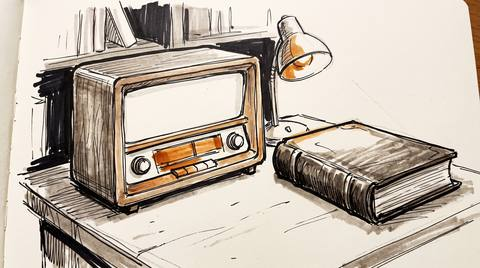
#> input picture sermon_visuals/tests/fixtures/ink/beat01.jpg, 480 x 268 px
$ python -i ink.py   (imports and definitions only)
#> lines starting #> are read from the running program, lines starting #| are printed output that depends on the picture; after the words box and inside, x2 and y2 are one past the last pixel; in counts of white or black regions, pixels touching at a corner belong together
"""Clean-up and checks for the ink (whiteboard) style.

The picture model draws "ink on paper" as a photograph of a sketchbook: warm grey paper, a vignette, the page
edge and binding, a strip of wooden desk in a corner, and stray colours beside the orange accent. `normalize`
turns that back into a drawing on clean white paper for the video; `qc` measures what is left, and `check` (the
picture check) adds the stray colour of the raw picture, so the owner can be told which pictures may be worth
redrawing. Both work on a copy: cached picture files are never modified.

Everything here is plain numpy on a small working copy for the measurements, applied at full size."""

from __future__ import annotations

from dataclasses import dataclass, field

import numpy as np
from PIL import Image

# The one accent colour of the style is a burnt orange; browns share its hue. Hues inside ACCENT_HUES keep their
# colour, hues further out than ACCENT_RAMP degrees lose it entirely, with a linear ramp between.
ACCENT_HUES = (17.0, 38.0)
ACCENT_RAMP = 5.0
WHITE_POINT = 0.93          # after flattening, anything at least this bright (relative to the paper) becomes white
BORDER = 0.02               # the border strip qc measures: 2% of the shorter side
MARGIN_FADE = 0.04          # the outer margin gently faded to white: 4% of the shorter side
EDGE_SEARCH = 0.06          # how deep (share of the side) a page edge or desk strip is looked for
WORK_SIZE = 720             # long side of the working copy used for measurements
STRAY_COLOUR = 0.01         # share of the raw picture in stray colour above which the picture check reports it


# ---------- small numpy helpers ----------

def _box(a: np.ndarray, r: int, axis: int) -> np.ndarray:
    if r <= 0:
        return a
    n = a.shape[axis]
    pad = [(0, 0)] * a.ndim
    pad[axis] = (r + 1, r)
    c = np.cumsum(np.pad(a, pad, mode="edge"), axis=axis, dtype=np.float64)
    hi = np.take(c, np.arange(2 * r + 1, 2 * r + 1 + n), axis=axis)
    lo = np.take(c, np.arange(0, n), axis=axis)
    return ((hi - lo) / (2 * r + 1)).astype(np.float32)


def _blur(a: np.ndarray, r: int) -> np.ndarray:
    """Near-Gaussian blur: three box passes along each axis."""
    for _ in range(3):
        a = _box(_box(a, r, 0), r, 1)
    return a


def _maxf(a: np.ndarray, r: int) -> np.ndarray:
    out = a.copy()
    for axis in (0, 1):
        src = out.copy()
        n = src.shape[axis]
        for k in range(1, r + 1):
            idx_a, idx_b = np.arange(k, n), np.arange(0, n - k)
            fwd = np.take(src, idx_a, axis=axis)
            bwd = np.take(src, idx_b, axis=axis)
            sl_lo = [slice(None)] * a.ndim
            sl_hi = [slice(None)] * a.ndim
            sl_lo[axis], sl_hi[axis] = slice(0, n - k), slice(k, n)
            out[tuple(sl_lo)] = np.maximum(out[tuple(sl_lo)], fwd)
            out[tuple(sl_hi)] = np.maximum(out[tuple(sl_hi)], bwd)
    return out


def _lum(rgb: np.ndarray) -> np.ndarray:
    return rgb @ np.array([0.2126, 0.7152, 0.0722], np.float32)


def _hue_sat(rgb: np.ndarray) -> tuple[np.ndarray, np.ndarray]:
    """HSV hue in degrees and saturation (0..1)."""
    mx, mn = rgb.max(-1), rgb.min(-1)
    d = mx - mn
    sat = np.where(mx > 1e-4, d / np.maximum(mx, 1e-4), 0.0)
    r, g, b = rgb[..., 0], rgb[..., 1], rgb[..., 2]
    dd = np.maximum(d, 1e-6)
    h = np.where(mx == r, ((g - b) / dd) % 6, np.where(mx == g, (b - r) / dd + 2, (r - g) / dd + 4)) * 60.0
    return np.where(d > 1e-6, h, 0.0).astype(np.float32), sat.astype(np.float32)


def _accent_weight(hue: np.ndarray) -> np.ndarray:
    lo, hi = ACCENT_HUES
    below = np.clip((hue - (lo - ACCENT_RAMP)) / ACCENT_RAMP, 0, 1)
    above = np.clip(((hi + ACCENT_RAMP) - hue) / ACCENT_RAMP, 0, 1)
    return np.minimum(below, above).astype(np.float32)


def _small(img: Image.Image) -> tuple[np.ndarray, float]:
    """Working copy (long side WORK_SIZE) as float RGB 0..1, and its scale relative to the original."""
    W, H = img.size
    s = min(1.0, WORK_SIZE / max(W, H))
    im = img.convert("RGB")
    if s < 1.0:
        im = im.resize((max(1, round(W * s)), max(1, round(H * s))), Image.BOX)
    return np.asarray(im, np.float32) / 255.0, s


def _up(a: np.ndarray, W: int, H: int) -> np.ndarray:
    """Resize a float map (H, W) or (H, W, C) to full size, bilinear."""
    if a.ndim == 2:
        return np.asarray(Image.fromarray(a.astype(np.float32), "F").resize((W, H), Image.BILINEAR), np.float32)
    return np.stack([_up(a[..., c], W, H) for c in range(a.shape[2])], -1)


def _dist_to_border(H: int, W: int) -> np.ndarray:
    ys = np.minimum(np.arange(H), np.arange(H)[::-1])[:, None]
    xs = np.minimum(np.arange(W), np.arange(W)[::-1])[None, :]
    return np.minimum(ys, xs).astype(np.float32)


# ---------- page edges, desk and shadows at the border ----------

def _side_depths(lum: np.ndarray, paper: float, segments: int = 12, run: int = 4) -> np.ndarray | None:
    """For the side at column 0 of `lum` (rows run along the side): how many pixels in from the border the page
    begins, per row. None if no off-page strip is found. Rows are split into segments; in each, the median
    brightness at each depth is followed inward until it reaches paper and stays there for `run` pixels.
    Segments where the drawing itself reaches the border (no paper within reach) take the median of the others."""
    H, W = lum.shape
    reach = max(run + 2, int(W * EDGE_SEARCH))
    edges = np.linspace(0, H, segments + 1).astype(int)
    found: list[float | None] = []
    for a, b in zip(edges[:-1], edges[1:]):
        prof = np.median(lum[a:b, :reach + run], axis=0)
        ok = prof >= paper - 0.045
        depth = None
        for d in range(reach):
            if ok[d:d + run].all():
                depth = d
                break
        found.append(depth)
    known = [d for d in found if d is not None]
    if len(known) < segments / 3 or max(known) == 0:
        return None
    fill = float(np.median(known))
    vals = np.array([fill if d is None else d for d in found], np.float32)
    centres = (edges[:-1] + edges[1:]) / 2.0
    return np.interp(np.arange(H), centres, vals).astype(np.float32)


def off_page_mask(rgb: np.ndarray) -> np.ndarray:
    """1 where a pixel is outside the drawn page (desk, binding, the neighbouring page, a page edge), found only in
    strips that touch the border. Same size as `rgb` (a working copy)."""
    lum = _lum(rgb)
    H, W = lum.shape
    paper = float(np.percentile(lum, 90))
    mask = np.zeros((H, W), np.float32)
    views = {
        "left": lum, "right": lum[:, ::-1], "top": lum.T, "bottom": lum[::-1].T,
    }
    for side, view in views.items():
        depth = _side_depths(view, paper)
        if depth is None:
            continue
        n = view.shape[1]
        cols = np.arange(n, dtype=np.float32)[None, :]
        # 1 out to the page edge, then a two-pixel feather (plus one pixel to swallow the edge line itself)
        m = np.clip((depth[:, None] + 2.0 - cols) / 2.0, 0, 1)
        if side == "left":
            mask = np.maximum(mask, m)
        elif side == "right":
            mask = np.maximum(mask, m[:, ::-1])
        elif side == "top":
            mask = np.maximum(mask, m.T)
        else:
            mask = np.maximum(mask, m.T[::-1])
    return mask


# ---------- the clean-up ----------

def normalize(img: Image.Image) -> Image.Image:
    """A drawing on clean white paper: paper flattened to white, off-page strips at the border (desk, binding,
    page edges, their shadows) and a thin outer margin faded to white, colours other than the orange accent and
    its browns pulled to grey. Line work and its tones are kept. Returns a new RGB image of the same size."""
    full = np.asarray(img.convert("RGB"), np.float32) / 255.0
    H, W = full.shape[:2]
    small, s = _small(img)
    h, w = small.shape[:2]

    # 1. where the page is not
    off = off_page_mask(small)

    # 2. the paper's own tone and lighting, estimated from paper-like pixels only and interpolated across the
    # drawing (normalized convolution), so dark fills and wash keep their tone
    lum = _lum(small)
    r = max(2, round(min(h, w) / 70))
    local_paper = _blur(_maxf(lum, r), 3 * r)
    _, sat = _hue_sat(small)
    level = float(np.percentile(lum, 90))
    # bright for its neighbourhood, and bright at all: inside a large dark fill the neighbourhood is dark too
    paper = ((lum >= local_paper - 0.06) & (lum >= 0.7 * level) & (sat < 0.2) & (off < 0.5)).astype(np.float32)
    R = max(4, round(min(h, w) / 16))
    weight = _blur(paper, R)
    field_ = _blur(small * paper[..., None], R) / np.maximum(weight, 1e-3)[..., None]
    field_ = np.where(weight[..., None] > 0.02, field_, level)
    field_ = np.clip(field_, 0.6, 1.0)  # photographed paper is never darker than this; a darker estimate is a fill

    # 3. flatten and set the white point
    out = full / _up(field_, W, H)
    out = np.clip(out / WHITE_POINT, 0.0, 1.0)

    # 4. colours other than the accent go to grey
    hue, _ = _hue_sat(out)
    y = _lum(out)[..., None]
    out = y + (out - y) * _accent_weight(hue)[..., None]

    # 5. off-page strips and a thin margin go to white
    fade = np.maximum(_up(off, W, H), 0.0)
    depth = _dist_to_border(H, W) / max(1.0, MARGIN_FADE * min(H, W))
    margin = 1.0 - np.clip(depth, 0, 1) ** 2 * (3 - 2 * np.clip(depth, 0, 1))
    fade = np.maximum(fade, margin)[..., None]
    out = out + (1.0 - out) * fade
    return Image.fromarray((np.clip(out, 0, 1) * 255.0 + 0.5).astype(np.uint8), "RGB")


# ---------- the checks ----------

@dataclass
class Quality:
    grey_wash: float          # share of the picture covered by mid-grey shading (wash or dense hatching)
    # share of the picture in saturated colours other than the orange accent and browns. `normalize` turns these
    # grey, so `check` measures this one on the raw picture
    off_palette: float
    border_lum: float         # mean brightness (0..1, relative luminance of sRGB values) of the outer 2% strip
    halo: bool                # an orange blob in the upper third next to a head-like shape (best effort)
    halo_boxes: list[tuple[int, int, int, int]] = field(default_factory=list)  # (x0, y0, x1, y1) in the image

    # [13 lines left out: function reasons, not called in this run]


def _components(mask: np.ndarray) -> list[np.ndarray]:
    """Connected regions (4-neighbour) of a small boolean mask, as arrays of (y, x)."""
    H, W = mask.shape
    seen = np.zeros_like(mask, bool)
    regions = []
    ys, xs = np.nonzero(mask)
    for y0, x0 in zip(ys, xs):
        if seen[y0, x0]:
            continue
        stack = [(y0, x0)]
        seen[y0, x0] = True
        pts = []
        while stack:
            y, x = stack.pop()
            pts.append((y, x))
            for ny, nx in ((y + 1, x), (y - 1, x), (y, x + 1), (y, x - 1)):
                if 0 <= ny < H and 0 <= nx < W and mask[ny, nx] and not seen[ny, nx]:
                    seen[ny, nx] = True
                    stack.append((ny, nx))
        regions.append(np.array(pts))
    return regions


def _enclosed(ink: np.ndarray) -> np.ndarray:
    """Pixels not reachable from the window's edge without crossing ink: the insides of closed outlines."""
    free = ~ink
    reach = np.zeros_like(free)
    reach[0, :], reach[-1, :], reach[:, 0], reach[:, -1] = free[0, :], free[-1, :], free[:, 0], free[:, -1]
    while True:
        grown = reach.copy()
        grown[1:] |= reach[:-1]
        grown[:-1] |= reach[1:]
        grown[:, 1:] |= reach[:, :-1]
        grown[:, :-1] |= reach[:, 1:]
        grown &= free
        if (grown == reach).all():
            return free & ~reach
        reach = grown


def _halo_boxes(rgb: np.ndarray, scale: float) -> list[tuple[int, int, int, int]]:
    """Orange blobs in the upper third that wrap round a light, roundish, closed ink outline about a head's size
    (orange on at least half the sides, including all three sides above it). Best effort: see `Quality.halo`."""
    H, W = rgb.shape[:2]
    hue, sat = _hue_sat(rgb)
    val = rgb.max(-1)
    orange = (hue >= 10) & (hue <= 50) & (sat > 0.45) & (val > 0.55)
    lum = _lum(rgb)
    boxes = []
    area_min, area_max = 0.0004 * H * W, 0.04 * H * W
    for pts in _components(orange):
        if not (area_min <= len(pts) <= area_max):
            continue
        y0, x0 = pts.min(0)
        y1, x1 = pts.max(0)
        if (y0 + y1) / 2 > H / 3:
            continue
        bh, bw = y1 - y0 + 1, x1 - x0 + 1
        wy0, wy1 = max(0, y0 - bh), min(H, y1 + bh + 1)
        wx0, wx1 = max(0, x0 - bw), min(W, x1 + bw + 1)
        window = lum[wy0:wy1, wx0:wx1]
        glow = orange[wy0:wy1, wx0:wx1]
        yy, xx = np.mgrid[0:wy1 - wy0, 0:wx1 - wx0]
        for hole in _components(_enclosed(window < 0.45)):
            if len(hole) < 12 or window[hole[:, 0], hole[:, 1]].mean() < 0.6:  # a face is light; a pot's mouth is dark
                continue
            hy0, hx0 = hole.min(0)
            hy1, hx1 = hole.max(0)
            hh, hw = hy1 - hy0 + 1, hx1 - hx0 + 1
            if not (0.6 <= hh / hw <= 1.7 and len(hole) / (hh * hw) >= 0.55
                    and 0.25 * max(bh, bw) <= max(hh, hw) <= 2.5 * max(bh, bw)):
                continue
            cy, cx, r = (hy0 + hy1) / 2, (hx0 + hx1) / 2, max(hh, hw) / 2
            d = np.hypot(yy - cy, xx - cx)
            ring = glow & (d >= 0.8 * r) & (d <= 2.2 * r)
            sector = ((np.degrees(np.arctan2(-(yy - cy), xx - cx)) + 360 + 22.5) % 360 // 45).astype(int)  # 2 = up
            hits = {k for k in range(8) if (ring & (sector == k)).sum() >= 3}
            if len(hits) >= 4 and {1, 2, 3} <= hits:  # above it on all three upper sides, as a halo or rays are
                boxes.append(tuple(int(round(v / scale)) for v in (x0, y0, x1 + 1, y1 + 1)))
                break
    return boxes


def _stray(rgb: np.ndarray, hue: np.ndarray, sat: np.ndarray) -> np.ndarray:
    """Saturated, not-dark pixels whose hue is outside the accent and its ramp."""
    return (sat > 0.25) & (rgb.max(-1) > 0.15) & (_accent_weight(hue) <= 0.0)


def stray_colour(img: Image.Image) -> float:
    """Share of the picture in stray colour, on the picture as given (call it on the raw picture)."""
    rgb, _ = _small(img)
    hue, sat = _hue_sat(rgb)
    return float(_stray(rgb, hue, sat).mean())


def check(img: Image.Image) -> Quality:
    """The picture check on a raw picture: wash, edges and halo as it will be shown (after `normalize`); stray
    colour on the raw picture, because `normalize` turns it grey and it would never be seen there."""
    q = qc(normalize(img))
    q.off_palette = stray_colour(img)
    return q


def qc(img: Image.Image) -> Quality:
    rgb, s = _small(img)
    H, W = rgb.shape[:2]
    lum = _lum(rgb)
    hue, sat = _hue_sat(rgb)
    soft = _blur(lum, 1)
    grey = (soft >= 0.25) & (soft <= 0.85) & (sat < 0.25)
    off = _stray(rgb, hue, sat)
    b = max(1, round(BORDER * min(H, W)))
    strip = np.concatenate([lum[:b].ravel(), lum[-b:].ravel(), lum[b:-b, :b].ravel(), lum[b:-b, -b:].ravel()])
    boxes = _halo_boxes(rgb, s)
    return Quality(grey_wash=float(grey.mean()), off_palette=float(off.mean()), border_lum=float(strip.mean()),
                   halo=bool(boxes), halo_boxes=boxes)

>>> from PIL import Image
>>> picture = Image.open('../../tests/fixtures/ink/beat01.jpg')
#> picture is the input picture: PIL image 480x268 RGB; mean R, G, B 193.6, 182.2, 169.7
>>> result = check(picture)
#> in normalize, `small, s = _small(img)`: s = 1
#> in off_page_mask, `paper = float(np.percentile(lum, 90))`: paper = 0.951
#> the loop in off_page_mask, `for side, view in views.items():` made 4 passes
#> (side, H in _side_depths, W in _side_depths, reach in _side_depths, edges in _side_depths, fill in _side_depths, vals in _side_depths, n) on passes 1 to 2: ('left', 268, 480, 28, [0, 22, 44, 67, 89, 111, 134, 156, 178, 201, 223, 245, 268], 13, [24, 21, 19, 17, 16, 14, 12, 10, 8, 8, 5, 5], 480), ('right', 268, 480, 28, [0, 22, 44, 67, 89, 111, 134, 156, 178, 201, 223, 245, 268], 16, [16, 13, 9, 16, 16, 24, 16, 16, 16, 16, 16, 16], 480)
#> after the loop in _maxf, `for axis in (0, 1):`:
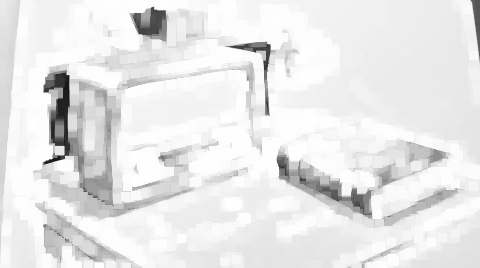
#> out: shape (268, 480) float32; min 0.0854, max 0.999, mean 0.911
#> the loop in _blur, `for _ in range(3):` made 3 passes
#> pass 1, in _box, `hi = np.take(c, np.arange(2 * r + 1, 2 * r + 1 + n), axis=axis)`:
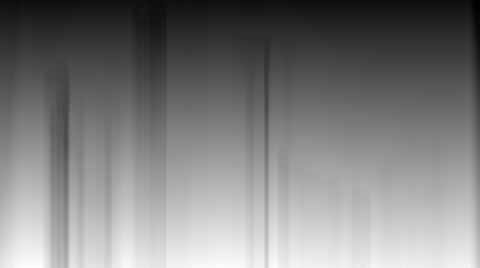
#> hi: shape (268, 480) float64; min 8.68, max 285.4, mean 146.2; drawn with min black and max white
#> in _hue_sat, `h = np.where(mx == r, ((g - b) / dd) % 6, np.where(mx == g, (b - r) / ..`:
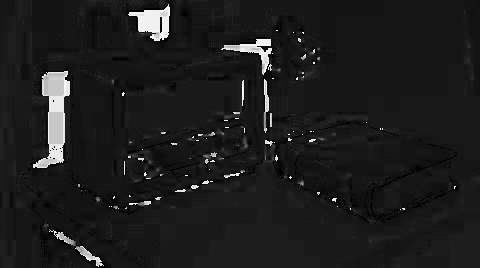
#> h: shape (268, 480) float32; min 0, max 358.5, mean 41.3; drawn with min black and max white
#> in normalize, `paper = ((lum >= local_paper - 0.06) & (lum >= 0.7 * level) & (sat < 0..`:
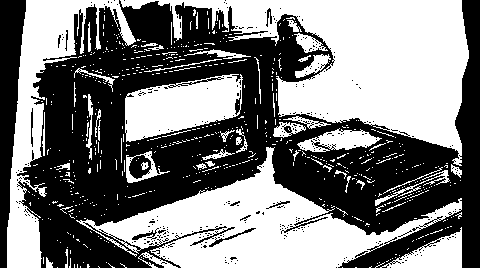
#> paper: shape (268, 480) float32; values 0 (black) and 1 (white), 49.1% white; 632 white regions (575 under 20 px), largest, box (x1, y1, x2, y2) and area: (120, 0, 469, 166) 23803, (76, 147, 462, 268) 16509, (7, 0, 136, 268) 8968
#> the loop in _blur (call 3), `for _ in range(3):` made 3 passes
#> pass 1, in _box (call 13), `lo = np.take(c, np.arange(0, n), axis=axis)`:
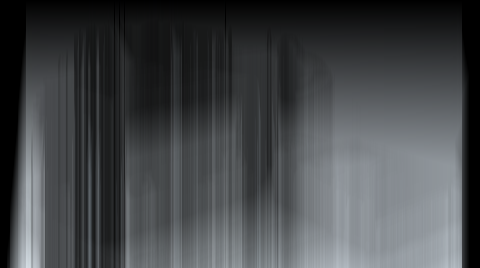
#> lo: shape (268, 480, 3) float64; mean of channels 0, 1, 2 73.8, 71.5, 68.7; drawn as B, G, R
#> pass 1, in _box (call 14), `c = np.cumsum(np.pad(a, pad, mode="edge"), axis=axis, dtype=np.float64)`:
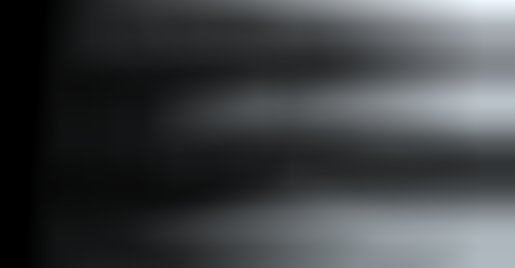
#> c: shape (268, 515, 3) float64; mean of channels 0, 1, 2 102.9, 99.6, 95.3; drawn with min black and max white
#> in _accent_weight, `above = np.clip(((hi + ACCENT_RAMP) - hue) / ACCENT_RAMP, 0, 1)`:
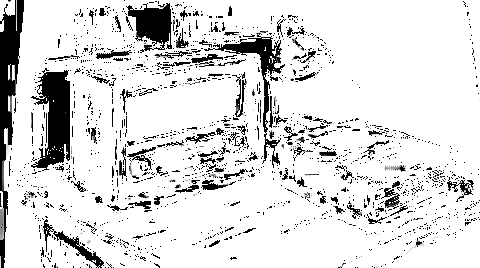
#> above: shape (268, 480) float32; min 0, max 1, mean 0.865
#> in qc, `rgb, s = _small(img)`: s = 1
#> in qc, `strip = np.concatenate([lum[:b].ravel(), lum[-b:].ravel(), lum[b:-b, :..`: strip = 7380 values, max 1 at index 0, min 0.686 at index 2492, mean 0.995
#> in _components, `H, W = mask.shape`: H = 268; W = 480
#> the loop in _halo_boxes, `for pts in _components(orange):` made 96 passes
#> pts on passes 1, 3, 4, 5, 6, 7, 8, 10: [[39, 291]], [[51, 289]], [[52, 288]], [[53, 286]], [[55, 285]], [[58, 310]], [[59, 312]], [[61, 310]]
#> after the loop in _halo_boxes, `for pts in _components(orange):`: boxes = []
#> in check, `q.off_palette = stray_colour(img)`: q.off_palette = 0.00253

$ run again, on sermon_visuals/tests/fixtures/ink/beat04.jpg
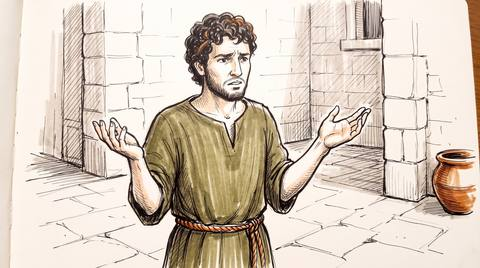
#> input picture sermon_visuals/tests/fixtures/ink/beat04.jpg, 480 x 268 px
#> picture is the input picture: PIL image 480x268 RGB; mean R, G, B 215, 201.8, 187.9
#> in normalize, `small, s = _small(img)`: s = 1
#> in off_page_mask, `paper = float(np.percentile(lum, 90))`: paper = 0.982
#> the loop in off_page_mask, `for side, view in views.items():` made 4 passes
#> (side, H in _side_depths, W in _side_depths, reach in _side_depths, edges in _side_depths, fill in _side_depths, vals in _side_depths, n) on passes 1 to 2: ('left', 268, 480, 28, [0, 22, 44, 67, 89, 111, 134, 156, 178, 201, 223, 245, 268], 15.5, [23, 21, 20, 18, 17, 16, 15, 14, 13, 13, 11, 11], 480), ('right', 268, 480, 28, [0, 22, 44, 67, 89, 111, 134, 156, 178, 201, 223, 245, 268], 9, [15, 11, 12, 9, 9, 8, 9, 9, 9, 9, 9, 9], 480)
#> the loop in _blur, `for _ in range(3):` made 3 passes
#> after the loop in _blur (call 2), `for _ in range(3):`:
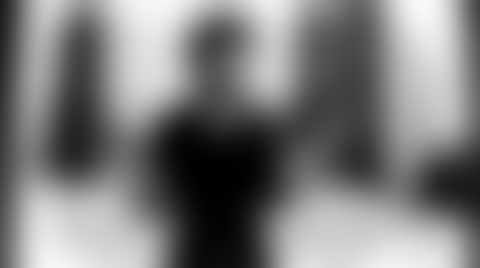
#> a: shape (268, 480) float32; min 0.000617, max 0.98, mean 0.489
#> in _accent_weight, `below = np.clip((hue - (lo - ACCENT_RAMP)) / ACCENT_RAMP, 0, 1)`:
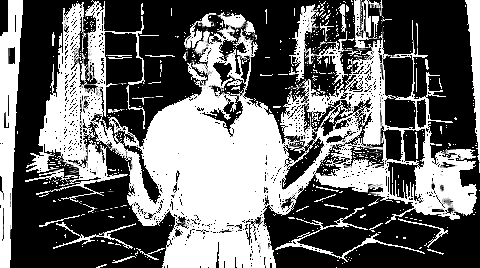
#> below: shape (268, 480) float32; min 0, max 1, mean 0.416
#> in qc, `rgb, s = _small(img)`: s = 1
#> strip = 7380 values, max 1 at index 0, min 0.69 at index 2651, mean 0.996
#> in _components, `H, W = mask.shape`: H = 268; W = 480
#> the loop in _halo_boxes, `for pts in _components(orange):` made 69 passes
#> pts on passes 1 to 8: [[20, 234], [20, 235]], [[21, 236]], [[21, 240]], [[22, 237]], [[23, 240]], [[24, 241]], [[25, 240]], [[125, 157], [125, 158], [126, 158]]
#> after the loop in _halo_boxes, `for pts in _components(orange):`: boxes = []
#> q.off_palette = 0.0368
